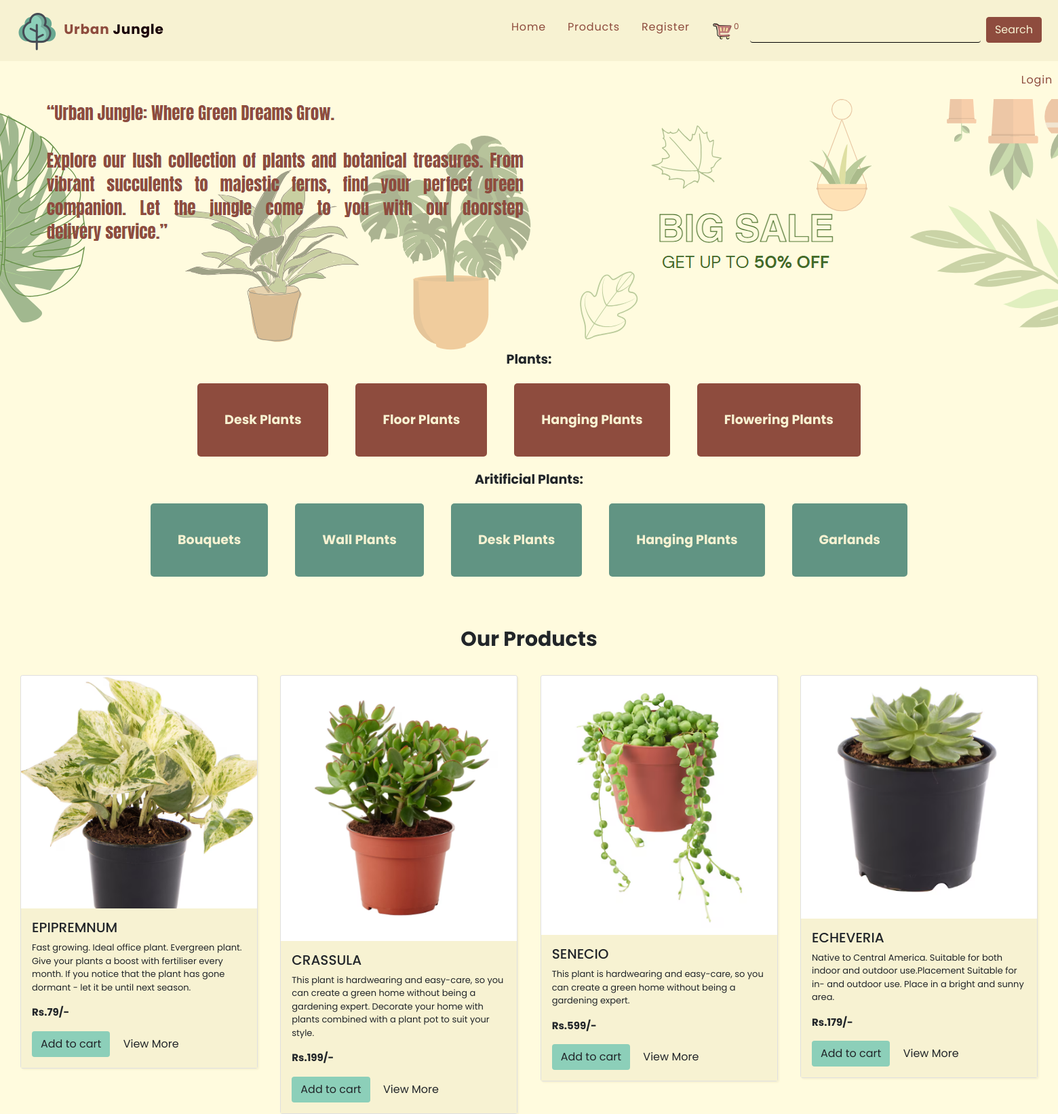
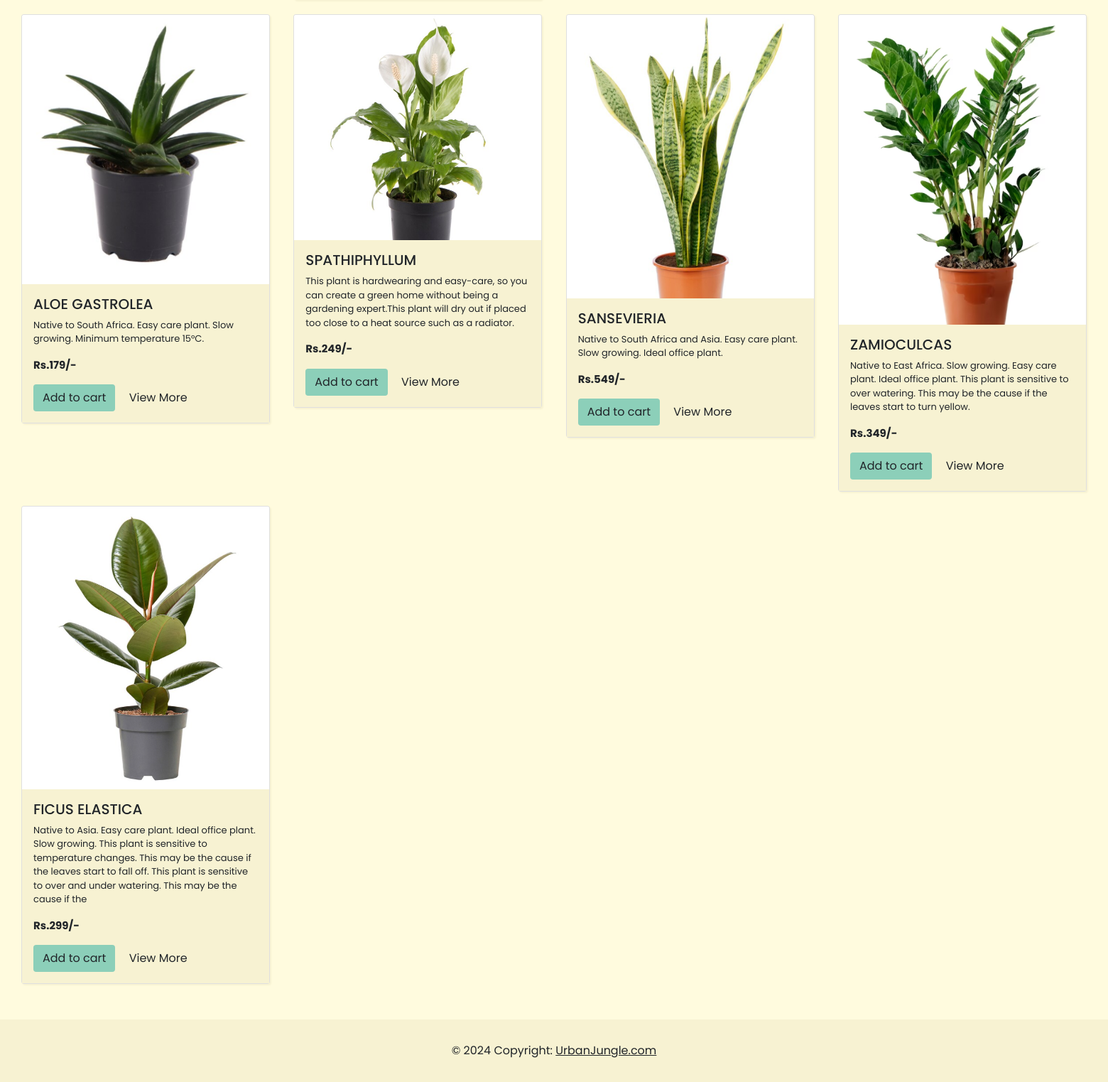
Screenshot of /dbms/index.php?brand=8 with the database file from the repository (2 pictures, top to bottom).
### tables this page shows
CREATE TABLE `brands` (
  `brand_id` int(11) NOT NULL,
  `brand_title` varchar(100) NOT NULL
);

CREATE TABLE `categories` (
  `category_id` int(11) NOT NULL,
  `category_title` varchar(100) NOT NULL
);

CREATE TABLE `products` (
  `product_id` int(11) NOT NULL,
  `product_title` varchar(100) NOT NULL,
  `product_description` varchar(255) NOT NULL,
  `product_keywords` varchar(255) NOT NULL,
  `category_id` int(11) NOT NULL,
  `brand_id` int(11) NOT NULL,
  `product_image1` varchar(255) NOT NULL,
  `product_image2` varchar(255) NOT NULL,
  `product_image3` varchar(255) NOT NULL,
  `product_price` varchar(100) NOT NULL,
  `date` timestamp NOT NULL DEFAULT current_timestamp() ON UPDATE current_timestamp(),
  `status` varchar(100) NOT NULL
);

### dbms/functions/common_function.php (the view, shortened to what this page needs)
<?php
function getBrands()
{
    global $conn;
    $select_brands = "Select * from `brands`";
    $result_brands = mysqli_query($conn, $select_brands);
    while ($row_data = mysqli_fetch_assoc($result_brands)) {
        $brand_title = $row_data['brand_title'];
        $brand_id = $row_data['brand_id'];
        echo "<div class='nav-item' style='padding:20px;'  data-aos='fade-up' data-aos-delay='300' data-aos-duration='1000'>
                    <a href='index.php?brand=$brand_id' style='background-color:#8e4c3e;color:#f7f2d2;border-radius:5px;padding:40px' class='nav-link'>
                        $brand_title
                    </a>
                </div>";
    }
}
function get_unique_brand()
{
    global $conn;
    if (isset($_GET['brand'])) {
        $brand_id = $_GET['brand'];
        $select_query = "SELECT * FROM `products` WHERE brand_id=$brand_id";
        $result_query = mysqli_query($conn, $select_query);
        while ($row = mysqli_fetch_assoc($result_query)) {
            $prod_id = $row['product_id'];
            $prod_title = $row['product_title'];
            $prod_desc = $row['product_description'];
            $prod_image1 = $row['product_image1'];
            $prod_price = $row['product_price'];
            echo "<div style='display: flex;
            flex-direction: column;
            justify-content: space-between;
            width: 350px; margin-bottom:20px;'>
                    <div class='card' data-aos='fade-up' data-aos-delay='300' data-aos-duration='1000' style='box-shadow: 2px 2px 2px 0px #f7f2d2;'>
                        <img src=' ./admin_area/product_images/$prod_image1' class='card-img-top' alt='...'>
                        <div class='card-body'style='background-color:#f7f2d2'>
                            <h5 class='card-title' style='font-size:20px;'>$prod_title</h5>
                            <p class='card-text' style='font-size:13px'>$prod_desc</p>
                            <p class='card-text'style='font-size:15px; font-weight:bold;'>Rs.$prod_price/-</p>
                            <a href='index.php?add_to_cart=$prod_id' class='btn' style='background-color:
                            #8ccfb9;'>Add to cart</a><a style='margin-left: 2%;' href='product_details.php?product_id=$prod_id'class='btn' style='color:#8e4c3e; margin-left:2%;'>View More</a>
                        </div>
                    </div>
                </div>";
        }
    }
}
function getCategories()
{
    global $conn;
    $select_cat = "Select * from `categories`";
    $result_cat = mysqli_query($conn, $select_cat);
    while ($row_data = mysqli_fetch_assoc($result_cat)) {
        $cat_title = $row_data['category_title'];
        $cat_id = $row_data['category_id'];
        echo "<div class='nav-item ' style='padding:20px;' data-aos='fade-up' data-aos-delay='300' data-aos-duration='1000'>
                    <a href='index.php?category=$cat_id' class='nav-link' style='background-color:#619483;color:#f7f2d2;border-radius:5px;padding:40px'>
                        $cat_title
                    </a>
                </div>";
    }
}
function getIPAddress()
{
    if (!empty($_SERVER['HTTP_CLIENT_IP'])) {
        $ip = $_SERVER['HTTP_CLIENT_IP'];
    }
    elseif (!empty($_SERVER['HTTP_X_FORWARDED_FOR'])) {
        $ip = $_SERVER['HTTP_X_FORWARDED_FOR'];
    }
    else {
        $ip = $_SERVER['REMOTE_ADDR'];
    }
    return $ip;
}
function cart_item()
{
    if (isset($_GET['add_to_cart'])) {
        global $conn;
        $get_ip_add = getIPAddress();
        $select_query = "Select * from `cart_details` where ip_address='$get_ip_add'";
        $result_query = mysqli_query($conn, $select_query);
        $num_of_rows = mysqli_num_rows($result_query);
    } else {
        global $conn;
        $get_ip_add = getIPAddress();
        $select_query = "Select * from `cart_details` where ip_address='$get_ip_add'";
        $result_query = mysqli_query($conn, $select_query);
        $num_of_rows = mysqli_num_rows($result_query);
    }
    echo $num_of_rows;
}

### dbms/includes/navbar_nav.php (style rules this page uses)
* { font-family: 'Poppins', Courier, monospace; }
body { background-color: #fffbde; }

### rows the page displays
brands: brand_title "Desk Plants"
brands: brand_title "Floor Plants"
brands: brand_title "Hanging Plants"
brands: brand_title "Flowering Plants"
categories: category_title "Bouquets"
categories: category_title "Wall Plants"
categories: category_title "Desk Plants"
categories: category_title "Hanging Plants"
categories: category_title "Garlands"
products: product_image1 (picture), product_title "EPIPREMNUM", product_description "Fast growing. Ideal office plant. Evergreen plant. Give your plants a boost with fertiliser every month. If you notice that the plant has gone dormant - let it be until next season.", product_price "79"
products: product_image1 (picture), product_title "CRASSULA", product_description "This plant is hardwearing and easy-care, so you can create a green home without being a gardening expert. Decorate your home with plants combined with a plant pot to suit your style.", product_price "199"
products: product_image1 (picture), product_title "SENECIO", product_description "This plant is hardwearing and easy-care, so you can create a green home without being a gardening expert.", product_price "599"
products: product_image1 (picture), product_title "ECHEVERIA", product_description "Native to Central America. Suitable for both indoor and outdoor use.Placement Suitable for in- and outdoor use. Place in a bright and sunny area.", product_price "179"
products: product_image1 (picture), product_title "ALOE GASTROLEA", product_description "Native to South Africa. Easy care plant. Slow growing. Minimum temperature 15°C.", product_price "179"
products: product_image1 (picture), product_title "SPATHIPHYLLUM", product_description "This plant is hardwearing and easy-care, so you can create a green home without being a gardening expert.This plant will dry out if placed too close to a heat source such as a radiator.", product_price "249"
products: product_image1 (picture), product_title "SANSEVIERIA", product_description "Native to South Africa and Asia. Easy care plant. Slow growing. Ideal office plant.", product_price "549"
products: product_image1 (picture), product_title "ZAMIOCULCAS", product_description "Native to East Africa. Slow growing. Easy care plant. Ideal office plant. This plant is sensitive to over watering. This may be the cause if the leaves start to turn yellow.", product_price "349"
products: product_image1 (picture), product_title "FICUS ELASTICA", product_description "Native to Asia. Easy care plant. Ideal office plant. Slow growing. This plant is sensitive to temperature changes. This may be the cause if the leaves start to fall off. This plant is sensitive to over and under watering. This may be the cause if the", product_price "299"

### other values shown
$num_of_rows "0"
